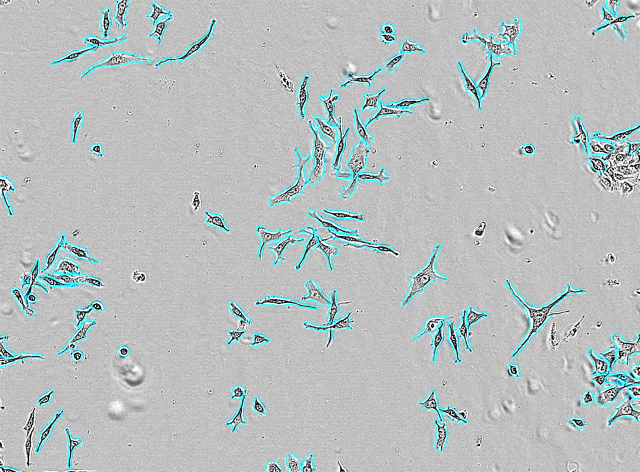
#> input picture Data/raw-data/JPG_VID2724_B1_3_00d07h00m.jpg, 1280 x 944 px, found by its file name (shown at 1/2 size)
$ python step2_breakdown.py --input ../Data/raw-data/JPG_VID2724_B1_3_00d07h00m.jpg
#> lines starting #> are read from the running program, lines starting #| are printed output that depends on the picture; after the words box and inside, x2 and y2 are one past the last pixel; in counts of white or black regions, pixels touching at a corner belong together
### agy-code/step2_breakdown_all.py
import os
import glob
import shutil
import cv2
import numpy as np
import argparse

def get_step1_cell_bboxes(original_image_path, min_area=100, padding=10):
    """
    Recompute Step 1 bounding boxes for all cells in the original image.
    This provides exact global coordinates (gx1, gy1, gx2, gy2) for each cell.
    """
    img = cv2.imread(original_image_path)
    if img is None:
        raise ValueError(f"Could not read original image: {original_image_path}")

    img_h, img_w = img.shape[:2]
    hsv = cv2.cvtColor(img, cv2.COLOR_BGR2HSV)

    lower_cyan = np.array([75, 40, 140], dtype=np.uint8)
    upper_cyan = np.array([115, 255, 255], dtype=np.uint8)
    cyan_mask = cv2.inRange(hsv, lower_cyan, upper_cyan)

    kernel = cv2.getStructuringElement(cv2.MORPH_ELLIPSE, (5, 5))
    cyan_closed = cv2.morphologyEx(cyan_mask, cv2.MORPH_CLOSE, kernel, iterations=3)

    contours, _ = cv2.findContours(cyan_closed, cv2.RETR_EXTERNAL, cv2.CHAIN_APPROX_SIMPLE)
    valid_contours = [c for c in contours if cv2.contourArea(c) >= min_area]
    valid_contours = sorted(valid_contours, key=lambda c: (cv2.boundingRect(c)[1], cv2.boundingRect(c)[0]))

    cell_bboxes = {}
    for idx, c in enumerate(valid_contours, start=1):
        x, y, w, h = cv2.boundingRect(c)
        x1 = max(0, x - padding)
        y1 = max(0, y - padding)
        x2 = min(img_w, x + w + padding)
        y2 = min(img_h, y + h + padding)
        cell_key = f"cell_{idx:03d}"
        cell_bboxes[cell_key] = (x1, y1, x2, y2)

    return cell_bboxes

def process_single_cell_step2(cell_file_path, orig_img, global_bbox, cell_output_dir, subcell_padding=5):
    """
    Process one cell and break it down into its true atomic sub-cells using Version 2 Pipeline:
    1. Cyan Contrast Mapping ( (B+G)/2 - R )
    2. Unsharp Masking (1.8 * I_cyan - 0.8 * GaussianBlur)
    3. Unmasked Raw Microscopy Crop Extraction (preserves 100% of cell pixels)
    4. Non-Composite Filter (remove outer container wrappers)
    5. Duplicate Subset Filter & Cell Process Attachment Merger (merge attached process legs)
    6. Homogeneity Filter (remove empty gray background spaces)
    """
    os.makedirs(cell_output_dir, exist_ok=True)

    # Clean out any old subcell files from previous runs to prevent stale duplicates
    for old_file in glob.glob(os.path.join(cell_output_dir, "subcell_*")):
        try:
            os.remove(old_file)
        except OSError:
            pass

    cell_basename = os.path.splitext(os.path.basename(cell_file_path))[0]
    cell_name = cell_basename.replace("_extracted", "")

    # Copy Step 1 extracted cell into subfolder as input reference
    shutil.copy(cell_file_path, os.path.join(cell_output_dir, "input_extracted.jpg"))

    # Copy Step 1 marked image if available
    step1_dir = os.path.dirname(cell_file_path)
    step1_marked_path = os.path.join(step1_dir, f"{cell_name}_marked.jpg")
    if os.path.exists(step1_marked_path):
        shutil.copy(step1_marked_path, os.path.join(cell_output_dir, "input_marked.jpg"))

    # Extract unmasked raw original image crop if available, otherwise read cell_file_path
    if orig_img is not None and global_bbox is not None:
        gx1, gy1, gx2, gy2 = global_bbox
        img = orig_img[gy1:gy2, gx1:gx2]
        cv2.imwrite(os.path.join(cell_output_dir, "input_unmasked_raw.jpg"), img)
    else:
        img = cv2.imread(cell_file_path)
        gx1, gy1 = (0, 0)

    if img is None:
        print(f"Error reading image for {cell_name}")
        return 0

    img_h, img_w = img.shape[:2]
    total_img_area = img_h * img_w

    # 1. Cyan Contrast Map: (B + G) / 2 - R
    b, g, r = cv2.split(img.astype(np.float32))
    cyan_diff = (b + g) / 2.0 - r
    cyan_diff = np.clip(cyan_diff, 0, 255).astype(np.uint8)

    # 2. Unsharp Masking to sharpen faint cyan edges
    blur = cv2.GaussianBlur(cyan_diff, (5, 5), 1.0)
    cyan_sharpened = cv2.addWeighted(cyan_diff, 1.8, blur, -0.8, 0)
    _, cyan_bin = cv2.threshold(cyan_sharpened, 35, 255, cv2.THRESH_BINARY)

    # Thin morphological closing
    kernel_small = cv2.getStructuringElement(cv2.MORPH_ELLIPSE, (3, 3))
    cyan_closed = cv2.morphologyEx(cyan_bin, cv2.MORPH_CLOSE, kernel_small, iterations=1)

    contours, _ = cv2.findContours(cyan_closed, cv2.RETR_TREE, cv2.CHAIN_APPROX_SIMPLE)

    candidates = []
    if contours:
        for c in contours:
            area = cv2.contourArea(c)
            x, y, w, h = cv2.boundingRect(c)
            # Filter noise < 100 and full-image container (> 70% area or > 85% width & height)
            if area >= 100 and not (area > 0.7 * total_img_area or (w > 0.85 * img_w and h > 0.85 * img_h)):
                candidates.append((x, y, w, h, area, c))

    # 3. Non-Composite Filter: only split containers if they enclose >= 2 significant sub-cells (area >= 300)
    non_composite = []
    for i, (cx1, cy1, cw1, ch1, ca1, cc1) in enumerate(candidates):
        num_contained_cells = 0
        for j, (cx2, cy2, cw2, ch2, ca2, cc2) in enumerate(candidates):
            if i == j: continue
            inter_x1 = max(cx1, cx2)
            inter_y1 = max(cy1, cy2)
            inter_x2 = min(cx1 + cw1, cx2 + cw2)
            inter_y2 = min(cy1 + ch1, cy2 + ch2)
            inter_w = max(0, inter_x2 - inter_x1)
            inter_h = max(0, inter_y2 - inter_y1)
            inter_area = inter_w * inter_h
            box2_area = cw2 * ch2
            if inter_area >= 0.8 * box2_area and ca1 > ca2 and ca2 >= 300:
                num_contained_cells += 1

        if num_contained_cells < 2:
            non_composite.append((cx1, cy1, cw1, ch1, ca1, cc1))

    # 4. Duplicate Subset Filter & Cell Process Attachment Merger
    subcell_tuples = []
    merged_leg_indices = set()

    for i, (cx1, cy1, cw1, ch1, ca1, cc1) in enumerate(non_composite):
        if i in merged_leg_indices: continue

        is_dup_or_leg = False
        for j, (cx2, cy2, cw2, ch2, ca2, cc2) in enumerate(non_composite):
            if i == j or j in merged_leg_indices: continue

            inter_x1 = max(cx1, cx2)
            inter_y1 = max(cy1, cy2)
            inter_x2 = min(cx1 + cw1, cx2 + cw2)
            inter_y2 = min(cy1 + ch1, cy2 + ch2)
            inter_w = max(0, inter_x2 - inter_x1)
            inter_h = max(0, inter_y2 - inter_y1)
            inter_area = inter_w * inter_h
            box1_area = cw1 * ch1

            # A: Strict internal duplicate check
            if inter_area >= 0.75 * box1_area and ca2 > ca1:
                is_dup_or_leg = True
                break

            # B: Cell Process / Leg Attachment check (small extension touching/overlapping larger cell body)
            if ca1 < 250 and ca2 >= 350:
                dist_x = max(0, max(cx1, cx2) - min(cx1 + cw1, cx2 + cw2))
                dist_y = max(0, max(cy1, cy2) - min(cy1 + ch1, cy2 + ch2))
                if inter_area >= 0.08 * box1_area or (dist_x <= 3 and dist_y <= 3):
                    is_dup_or_leg = True
                    combined_pts = np.vstack((cc2, cc1))
                    combined_hull = cv2.convexHull(combined_pts)
                    cbx, cby, cbw, cbh = cv2.boundingRect(combined_hull)
                    non_composite[j] = (cbx, cby, cbw, cbh, cv2.contourArea(combined_hull), combined_hull)
                    break

        if not is_dup_or_leg:
            subcell_tuples.append(non_composite[i])

    # 5. Homogeneity Filter: Filter out sub-cells that lack internal cell structure (empty gray space)
    lower_cyan = np.array([75, 40, 140], dtype=np.uint8)
    upper_cyan = np.array([115, 255, 255], dtype=np.uint8)
    final_subcell_tuples = []
    for (cx1, cy1, cw1, ch1, ca1, cc1) in subcell_tuples:
        mask_sub = np.zeros((img_h, img_w), dtype=np.uint8)
        cv2.drawContours(mask_sub, [cc1], -1, 255, cv2.FILLED)

        crop_sub = img[cy1:cy1+ch1, cx1:cx1+cw1]
        crop_mask = mask_sub[cy1:cy1+ch1, cx1:cx1+cw1]

        crop_hsv = cv2.cvtColor(crop_sub, cv2.COLOR_BGR2HSV)
        crop_cyan = cv2.inRange(crop_hsv, lower_cyan, upper_cyan)

        non_white = np.any(crop_sub < 240, axis=2) & (crop_mask > 0)
        interior = non_white & (crop_cyan == 0)

        crop_gray = cv2.cvtColor(crop_sub, cv2.COLOR_BGR2GRAY)
        interior_pixels = crop_gray[interior] if np.any(interior) else crop_gray[non_white]

        if len(interior_pixels) > 0:
            std_val = np.std(interior_pixels)
            min_val = np.min(interior_pixels)
            if std_val < 25 and min_val > 130:
                print(f"[{cell_name}] Filtered out homogeneous empty sub-cell: bbox=({cx1},{cy1},{cw1},{ch1}), Std={std_val:.1f}, Min={min_val}")
                continue

        final_subcell_tuples.append((cx1, cy1, cw1, ch1, ca1, cc1))

    # Fallback if empty: use primary contour or non-white region
    if not final_subcell_tuples:
        if candidates:
            final_subcell_tuples = candidates
        else:
            non_white = np.any(img < 240, axis=2).astype(np.uint8) * 255
            nw_contours, _ = cv2.findContours(non_white, cv2.RETR_EXTERNAL, cv2.CHAIN_APPROX_SIMPLE)
            if nw_contours:
                best_c = max(nw_contours, key=cv2.contourArea)
                x, y, w, h = cv2.boundingRect(best_c)
                final_subcell_tuples = [(x, y, w, h, cv2.contourArea(best_c), best_c)]

    # Sort sub-cells top-to-bottom, left-to-right
    final_subcell_tuples = sorted(final_subcell_tuples, key=lambda s: (s[1], s[0]))

    overview_img = img.copy()

    for idx, (x, y, w, h, area, contour) in enumerate(final_subcell_tuples, start=1):
        x1 = max(0, x - subcell_padding)
        y1 = max(0, y - subcell_padding)
        x2 = min(img_w, x + w + subcell_padding)
        y2 = min(img_h, y + h + subcell_padding)

        cell_mask_full = np.zeros((img_h, img_w), dtype=np.uint8)
        cv2.drawContours(cell_mask_full, [contour], -1, 255, cv2.FILLED)

        crop_img = img[y1:y2, x1:x2]
        crop_mask = cell_mask_full[y1:y2, x1:x2]

        white_canvas = np.full_like(crop_img, 255)
        mask_3ch = cv2.merge([crop_mask, crop_mask, crop_mask])
        white_canvas = np.where(mask_3ch > 0, crop_img, white_canvas)

        # 1. Extracted sub-cell on white canvas
        subcell_filename = f"subcell_{idx:02d}_extracted.jpg"
        cv2.imwrite(os.path.join(cell_output_dir, subcell_filename), white_canvas)

        # 2. Marked on cell crop
        marked_img = img.copy()
        cv2.rectangle(marked_img, (x1, y1), (x2, y2), (0, 0, 255), 2)
        cv2.putText(marked_img, f"Subcell #{idx}", (x1, max(12, y1 - 4)),
                    cv2.FONT_HERSHEY_SIMPLEX, 0.45, (0, 0, 255), 1)
        cv2.imwrite(os.path.join(cell_output_dir, f"subcell_{idx:02d}_marked.jpg"), marked_img)

        # 3. Marked on full original JPG
        if orig_img is not None and global_bbox is not None:
            orig_marked = orig_img.copy()
            glob_x1 = gx1 + x1
            glob_y1 = gy1 + y1
            glob_x2 = gx1 + x2
            glob_y2 = gy1 + y2
            cv2.rectangle(orig_marked, (glob_x1, glob_y1), (glob_x2, glob_y2), (0, 0, 255), 3)
            cv2.putText(orig_marked, f"{cell_name} Subcell #{idx}", (glob_x1, max(15, glob_y1 - 6)),
                        cv2.FONT_HERSHEY_SIMPLEX, 0.5, (0, 0, 255), 2)
            cv2.imwrite(os.path.join(cell_output_dir, f"subcell_{idx:02d}_marked_original.jpg"), orig_marked)

        # 4. Overview update
        cv2.rectangle(overview_img, (x1, y1), (x2, y2), (0, 255, 0), 2)
        cv2.putText(overview_img, str(idx), (x1, max(12, y1 - 4)),
                    cv2.FONT_HERSHEY_SIMPLEX, 0.45, (0, 255, 0), 1)

    cv2.imwrite(os.path.join(cell_output_dir, "subcells_overview.jpg"), overview_img)
    return len(final_subcell_tuples)

# [97 lines left out: functions post_process_reconstruct_boundary_subcells, process_all_step2, not called in this run]

# [11 lines that do not run on import are left out]

### agy-code/step2_breakdown.py
import os
import argparse
from step2_breakdown_all import process_single_cell_step2, get_step1_cell_bboxes, cv2

def process_step2_single_cell(
    cell_extracted_path,
    original_image_path,
    output_dir
):
    cell_basename = os.path.splitext(os.path.basename(cell_extracted_path))[0]
    cell_name = cell_basename.replace("_extracted", "")

    cell_bboxes = get_step1_cell_bboxes(original_image_path) if os.path.exists(original_image_path) else {}
#> in get_step1_cell_bboxes, img is the input picture: shape (944, 1280, 3); mean B, G, R 191.3, 190.9, 183.6
#> in get_step1_cell_bboxes, `cyan_mask = cv2.inRange(hsv, lower_cyan, upper_cyan)`:
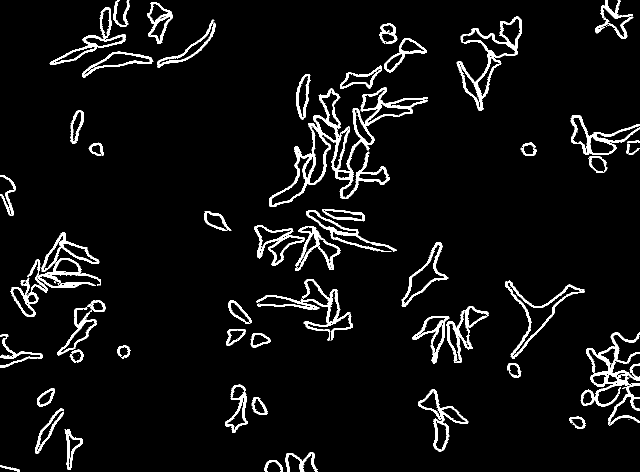
#> cyan_mask: shape (944, 1280) (shown at 1/2 size); 5.6% white; 76 white regions (14 under 20 px), largest, box (x1, y1, x2, y2) and area: (538, 175, 856, 414) 10015, (1172, 665, 1280, 851) 4644, (913, 33, 1044, 221) 3726
#> in get_step1_cell_bboxes, `cyan_closed = cv2.morphologyEx(cyan_mask, cv2.MORPH_CLOSE, kernel, ite..`:
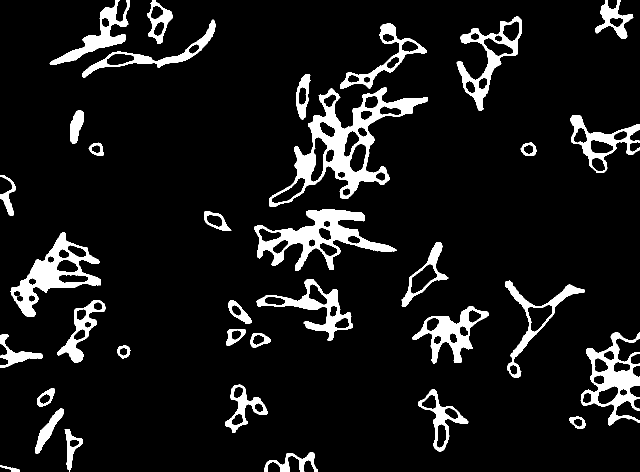
#> cyan_closed: shape (944, 1280) (shown at 1/2 size); 8.9% white; 38 white regions (3 under 20 px)
#> in get_step1_cell_bboxes, `contours, _ = cv2.findContours(cyan_closed, cv2.RETR_EXTERNAL, cv2.CHA..`: contours = 35 contours; largest, box (x1, y1, x2, y2) and area: (538, 175, 856, 414) 24704, (509, 418, 793, 542) 13306, (21, 465, 202, 633) 11491, (1161, 665, 1280, 851) 10318, (913, 33, 1044, 221) 8260
#> in get_step1_cell_bboxes, `valid_contours = [c for c in contours if cv2.contourArea(c) >= min_area]`: valid_contours has the same summary as contours
#> the loop in get_step1_cell_bboxes, `for idx, c in enumerate(valid_contours, start=1):` made 35 passes
#> (x, y, w, h, x1, y1, x2, y2) on passes 1 to 8: (99, 0, 160, 130, 89, 0, 269, 140), (294, 0, 52, 88, 284, 0, 356, 98), (1191, 0, 76, 78, 1181, 0, 1277, 88), (913, 33, 131, 188, 903, 23, 1054, 231), (164, 39, 267, 117, 154, 29, 441, 166), (680, 46, 173, 132, 670, 36, 863, 188), (593, 148, 28, 91, 583, 138, 631, 249), (538, 175, 318, 239, 528, 165, 866, 424)
#> after the loop in get_step1_cell_bboxes, `for idx, c in enumerate(valid_contours, start=1):`: cell_bboxes = 35 items
#> cell_bboxes = 35 items
    global_bbox = cell_bboxes.get(cell_name, None)
    orig_img = cv2.imread(original_image_path) if os.path.exists(original_image_path) else None

    count = process_single_cell_step2(cell_extracted_path, orig_img, global_bbox, output_dir)
#> in process_single_cell_step2, `cyan_diff = (b + g) / 2.0 - r`:
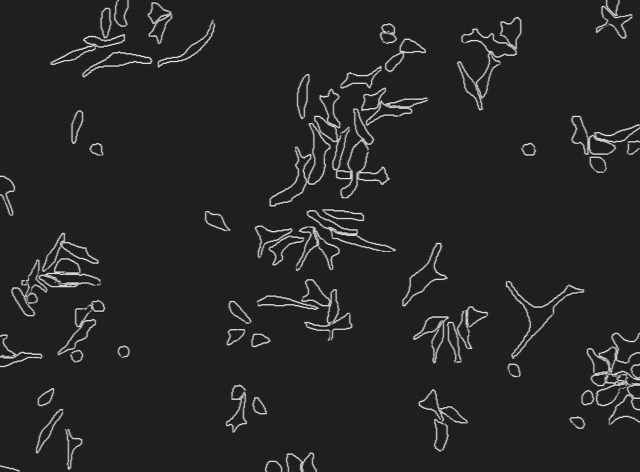
#> cyan_diff: shape (944, 1280) float32 (shown at 1/2 size); min -34.5, max 242, mean 7.5; drawn with min black and max white
#> in process_single_cell_step2, `_, cyan_bin = cv2.threshold(cyan_sharpened, 35, 255, cv2.THRESH_BINARY)`:
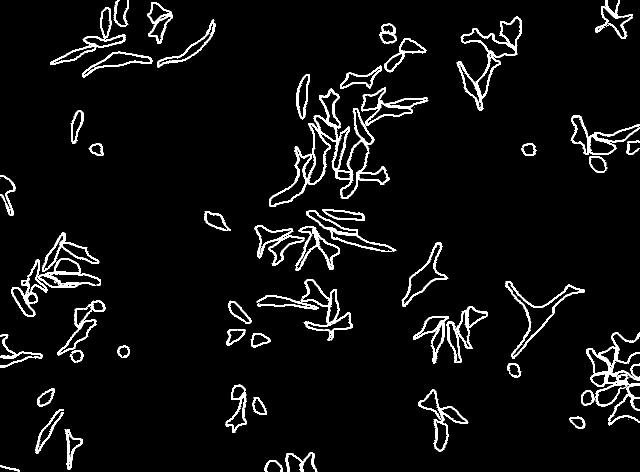
#> cyan_bin: shape (944, 1280) (shown at 1/2 size); 5.2% white; 64 white regions (6 under 20 px), largest, box (x1, y1, x2, y2) and area: (538, 177, 780, 413) 7153, (1173, 665, 1280, 842) 4153, (913, 33, 1044, 221) 3372
#> in process_single_cell_step2, `contours, _ = cv2.findContours(cyan_closed, cv2.RETR_TREE, cv2.CHAIN_A..`: contours = 183 contours, 31 with area under 20; largest, box (x1, y1, x2, y2) and area: (538, 175, 857, 413) 18570, (22, 465, 202, 633) 9718, (913, 33, 1044, 221) 7596, (1173, 665, 1280, 851) 7080, (513, 558, 705, 682) 6184
#> the loop in process_single_cell_step2, `for c in contours:` made 183 passes
#> (area, x, y, w, h) on passes 1 to 3: (105.5, 0, 930, 40, 14), (174, 529, 921, 36, 23), (528.5, 571, 905, 64, 39)
#> the loop in process_single_cell_step2, `for i, (cx1, cy1, cw1, ch1, ca1, cc1) in enumerate(candidates):` made 141 passes
#> (cx1, cy1, cw1, ch1, ca1) on passes 1 to 8: (0, 930, 40, 14, 105.5), (529, 921, 36, 23, 174), (571, 905, 64, 39, 528.5), (129, 858, 37, 82, 1124), (136, 869, 27, 47, 479), (1138, 832, 33, 26, 534), (1141, 836, 27, 20, 322.5), (71, 818, 57, 89, 1392)
#> the loop in process_single_cell_step2, `for i, (cx1, cy1, cw1, ch1, ca1, cc1) in enumerate(non_composite):` made 124 passes
#> the loop in process_single_cell_step2, `for (cx1, cy1, cw1, ch1, ca1, cc1) in subcell_tuples:` made 93 passes
#> (printed output is left out)
#> after the loop in process_single_cell_step2, `for (cx1, cy1, cw1, ch1, ca1, cc1) in subcell_tuples:`:
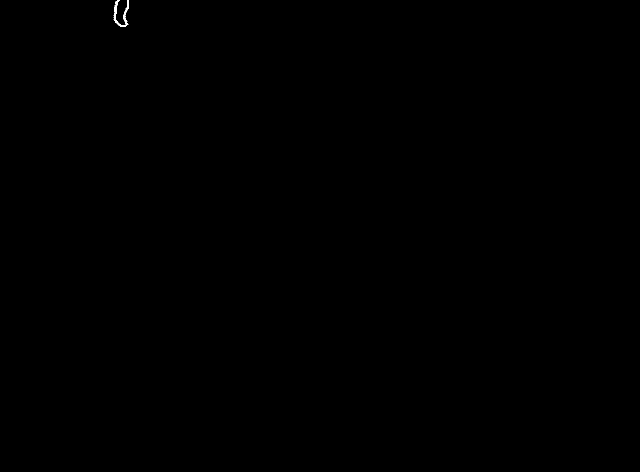
#> mask_sub: shape (944, 1280) (shown at 1/2 size); 0.04% white; 1 white region, box (x1, y1, x2, y2) and area: (227, 0, 258, 54) 484
#> the loop in process_single_cell_step2, `for idx, (x, y, w, h, area, contour) in enumerate(final_subcell_tuples..` made 92 passes
#> (x, y, w, h, area) on passes 1 to 8: (227, 0, 31, 54, 365), (1191, 0, 75, 78, 2090), (297, 6, 42, 39, 677), (203, 17, 18, 56, 638.5), (299, 32, 44, 51, 693.5), (1003, 36, 38, 57, 1219.5), (314, 39, 117, 96, 1982.5), (758, 46, 36, 42, 1040.5)
#> pass 1, in process_single_cell_step2, `white_canvas = np.where(mask_3ch > 0, crop_img, white_canvas)`:
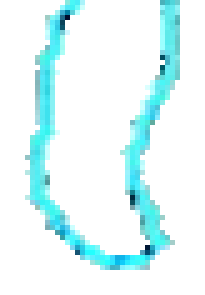
#> white_canvas: shape (59, 41, 3) (shown 5 times larger); mean of channels 0, 1, 2 250.1, 249, 224.8; drawn as B, G, R
#> after the loop in process_single_cell_step2, `for idx, (x, y, w, h, area, contour) in enumerate(final_subcell_tuples..`:
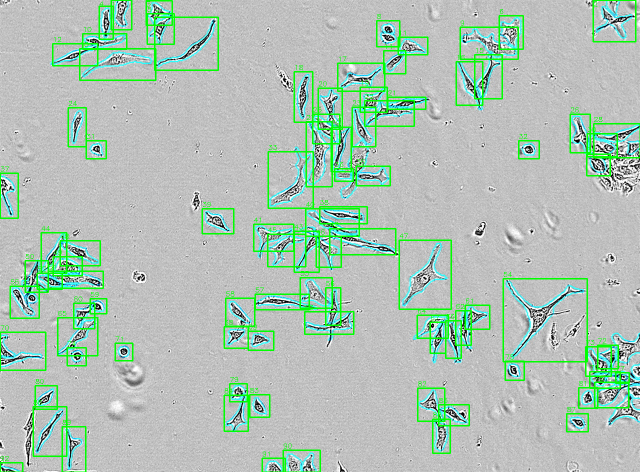
#> overview_img: shape (944, 1280, 3) (shown at 1/2 size); 5.45% of pixels changed, all inside (x1, y1, x2, y2) = (0, 0, 1280, 944)
    print(f"[{cell_name}] Extracted {count} atomic sub-cell(s) into {output_dir}")
#| [JPG_VID2724_B1_3_00d07h00m] Extracted 92 atomic sub-cell(s) into /Users/dpeleg/local/MicroGlia/Data/step-2/cell_004

if __name__ == "__main__":
    parser = argparse.ArgumentParser(description="Merged Step 2: Breakdown a single cell image into atomic sub-cells")
    parser.add_argument("--input", default="/Users/dpeleg/local/MicroGlia/Data/agy-extracted/cell_004_extracted.jpg",
                        help="Path to Step 1 extracted cell image")
    parser.add_argument("--original", default="/Users/dpeleg/local/MicroGlia/Data/raw-data/JPG_VID2724_B1_3_00d07h00m.jpg",
                        help="Path to original full JPG image")
    parser.add_argument("--output", default="/Users/dpeleg/local/MicroGlia/Data/step-2/cell_004",
                        help="Output directory for breakdown")

    args = parser.parse_args()
    process_step2_single_cell(args.input, args.original, args.output)
